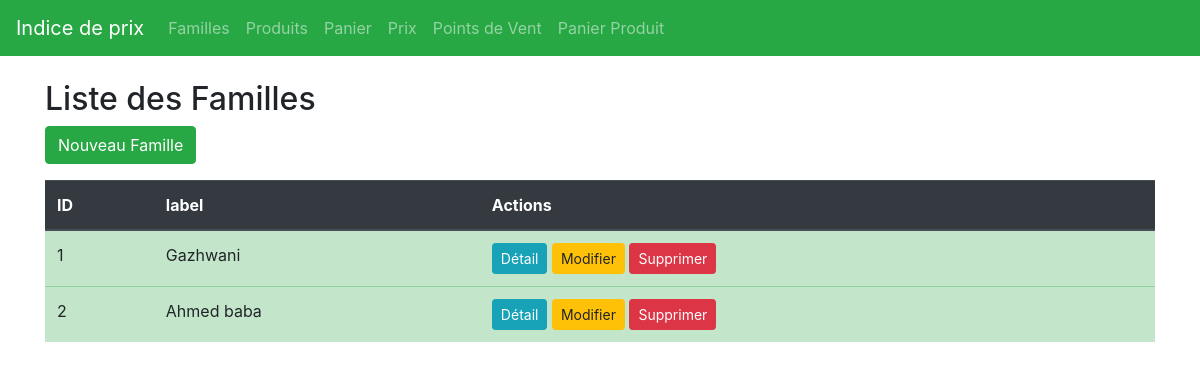
Screenshot of /familles/ with the database file from the repository.
### app_22240/models.py (models this page shows)
class Famille(models.Model):
    nom = models.CharField(max_length=100)

### app_22240/views.py (the view)
# urls.py: path('familles/', views.FamilleList.as_view(), name='famille_list'),
class FamilleList(ListView):
    model = Famille

### app_22240/templates/app_22240/famille_list.html
{% extends 'base.html' %}
{% block content %}
<div class="container mt-4">
    <h2>Liste des Familles</h2>
    <a href="{% url 'famille_create' %}" class="btn btn-success mb-3">Nouveau Famille</a>
    <table class="table table-success">
        <thead class="thead-dark">
            <tr>
                <th scope="col">ID</th>
                <th scope="col">label</th>
                <th scope="col">Actions</th>
            </tr>
        </thead>
        <tbody>
            {% for family in famille_list %}
            <tr>
                <td>{{ family.id }}</td>
                <td>{{ family.nom }}</td>
                <td>
                    <a href="{% url 'famille_detail' family.pk %}" class="btn btn-info btn-sm">Détail</a>
                    <a href="{% url 'famille_update' family.pk %}" class="btn btn-warning btn-sm">Modifier</a>
                    <a href="{% url 'famille_delete' family.pk %}" class="btn btn-danger btn-sm" onclick="return confirm('Êtes-vous sûr de vouloir supprimer cette Famille ?')">Supprimer</a>
                </td>
            </tr>
            {% endfor %}
        </tbody>
    </table>
</div>
{% endblock %}

### rows the page displays
Famille: id "1", nom "Gazhwani"
Famille: id "2", nom "Ahmed baba"
